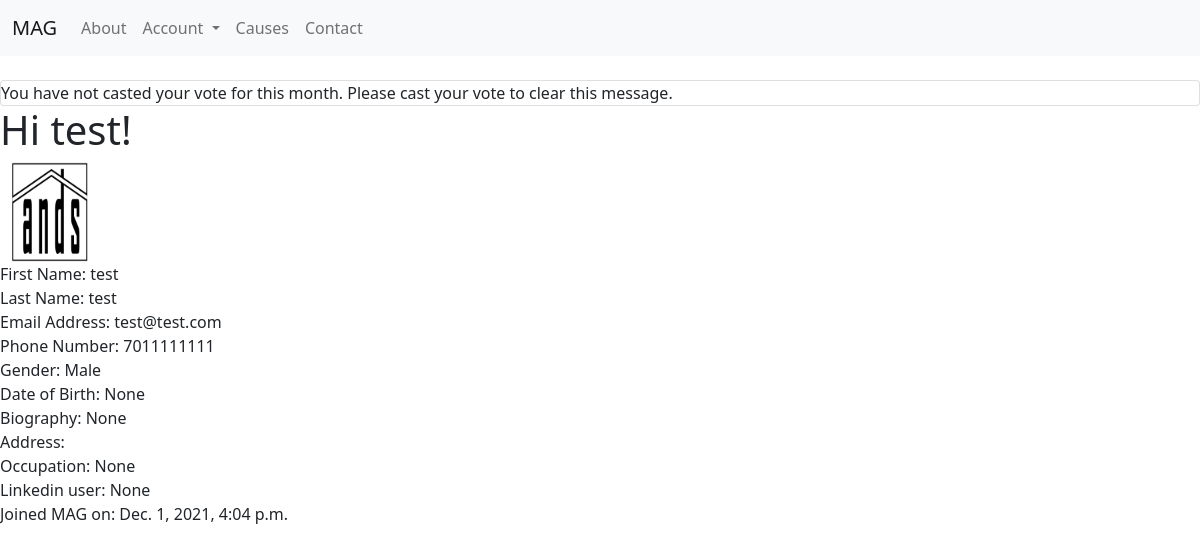
The app's page /users/p/test (signed in) with its own data.
### main/models.py (models this page shows)
class User(AbstractUser):
    phone = models.IntegerField(blank=True, null=True)
    gender = models.CharField(max_length=8, blank=True, null=True)
    birthday = models.DateField(null=True, blank=True)
    bio = models.TextField(max_length=500, blank=True, null=True)
    address = models.CharField(max_length=255, blank=True, null=True)
    city = models.CharField(max_length=32, blank=True, null=True)
    lga = models.CharField(max_length=32, blank=True, null=True)
    state = models.CharField(max_length=32, blank=True, null=True)
    country = models.CharField(max_length=32, blank=True, null=True)
    occupation = models.CharField(max_length=64, blank=True, null=True)
    linkedin = models.URLField(blank=True, null=True)
    followers = models.ManyToManyField(settings.AUTH_USER_MODEL, related_name = 'user_followers', blank=True)
    following = models.ManyToManyField(settings.AUTH_USER_MODEL, related_name = 'user_following', blank=True)
    profile_pic = models.ImageField(blank=True, null=True, upload_to="main/users/profile-pics")
    amount_contributed = models.FloatField(default=0.0)
    amount_owed = models.FloatField(default=0.0)
    monthly_payment = models.BooleanField(default=False)
    monthly_vote = models.BooleanField(default=False)
    rank = models.CharField(max_length=32, blank=True, null=True)

### main/views.py (the view)
# urls.py: path("users/p/<slug>", views.user_profile, name="user-profile"),
@login_required
def user_profile(request, slug):
    try:
        user = User.objects.get(username=slug)
        context = {
            'user': user
        }
        return render(request, "main/user-profile.html", context)
    except ObjectDoesNotExist:
        messages.info(request, f"{slug} does not exist")
        return redirect("index")

### main/templates/main/user-profile.html (shortened to what this page needs)
{% extends "main/layout.html" %}
{% block body %}
    <main>
        <h1>
            Hi {{user.username}}!
        </h1>
        {% if user.profile_pic %}
        <div>
            <img src="{{ user.profile_pic.url }}" alt="{{user.username}} user picture" height="100rem" width="100rem">
        </div>
        {% endif %}
        <div>
            <span>
                First Name:
            </span>
            <span>
                {{user.first_name}}
            </span>
        </div>
        <div>
            <span>
                Last Name:
            </span>
            <span>
                {{user.last_name}}
            </span>
        </div>
        <div>
            <span>
                Email Address:
            </span>
            <span>
                {{user.email}}
            </span>
        </div>
        <div>
            <span>
                Phone Number:
            </span>
            <span>
                {{user.phone}}
            </span>
        </div>
        <div>
            <span>
                Gender:
            </span>
            <span>
                {{user.gender}}
            </span>
        </div>
        <div>
            <span>
                Date of Birth:
            </span>
            <span>
                {{user.birthday}}
            </span>
        </div>
        <div>
            <span>
                Biography:
            </span>
            <span>
                {{user.bio}}
            </span>
        </div>
        <div>
            <span>
                Address:
            </span>
        </div>
        <div>
            <span>
                Occupation:
            </span>
            <span>
                {{user.occupation}}
            </span>
        </div>
        <div>
            <span>
                Linkedin user:
            </span>
            <span>
                {{user.linkedin}}
            </span>
        </div>
        <div>
            <span>
                Joined MAG on:
            </span>
            <span>
                {{user.date_joined}}
            </span>
        </div>
    </main>
{% endblock %}

### records on screen
User: username "test", profile_pic (picture), first_name "test", last_name "test", email "test@test.com", phone "7011111111", gender "Male", birthday "None", bio "None", occupation "None", linkedin "None", date_joined "Dec. 1, 2021, 4:04 p.m."
